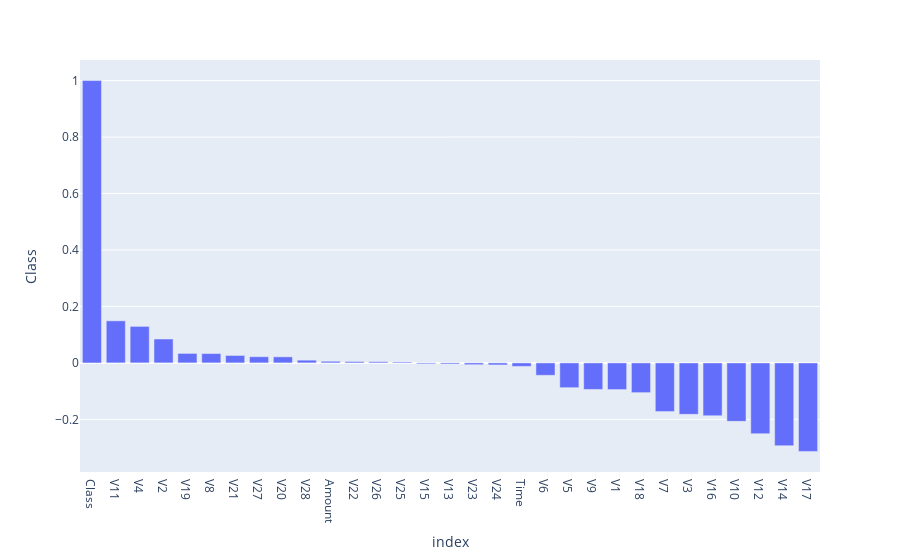

The notebook cell saved with this chart:
### Code cell
correlation=df.corr()["Class"].reset_index().sort_values("Class",ascending=False)
fig=px.bar(correlation, x="index", y="Class")
fig.show()

### Figure 1 — Plotly figure (JSON) as saved in the notebook; plotly's stock layout.template omitted (floating-point values rounded to 4 significant figures)
{"data": [{"alignmentgroup": "True", "hovertemplate": "index=%{x}<br>Class=%{y}<extra></extra>", "legendgroup": "", "marker": {"color": "#636efa", "pattern": {"shape": ""}}, "name": "", "offsetgroup": "", "orientation": "v", "showlegend": false, "textposition": "auto", "type": "bar", "x": ["Class", "V11", "V4", "V2", "V19", "V8", "V21", "V27", "V20", "V28", "Amount", "V22", "V26", "V25", "V15", "V13", "V23", "V24", "Time", "V6", "V5", "V9", "V1", "V18", "V7", "V3", "V16", "V10", "V12", "V14", "V17"], "xaxis": "x", "y": [1, 0.1491, 0.1293, 0.08462, 0.03363, 0.03307, 0.02636, 0.02189, 0.02149, 0.009682, 0.005777, 0.004887, 0.004265, 0.003202, -0.0033, -0.003897, -0.006333, -0.00721, -0.01236, -0.04392, -0.08781, -0.09402, -0.09449, -0.1053, -0.1723, -0.1823, -0.1872, -0.207, -0.2507, -0.2934, -0.3135], "yaxis": "y"}], "layout": {"barmode": "relative", "legend": {"tracegroupgap": 0}, "margin": {"t": 60}, "xaxis": {"anchor": "y", "domain": [0, 1], "title": {"text": "index"}}, "yaxis": {"anchor": "x", "domain": [0, 1], "title": {"text": "Class"}}}}
